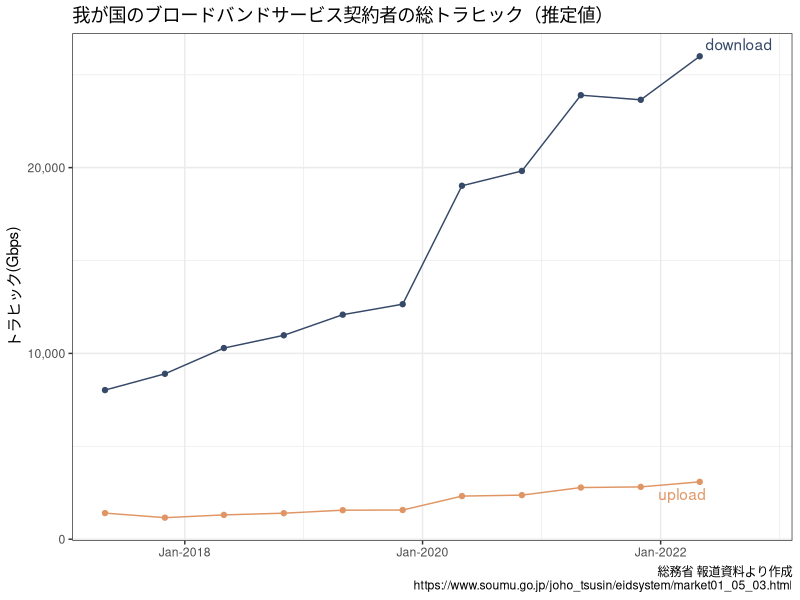
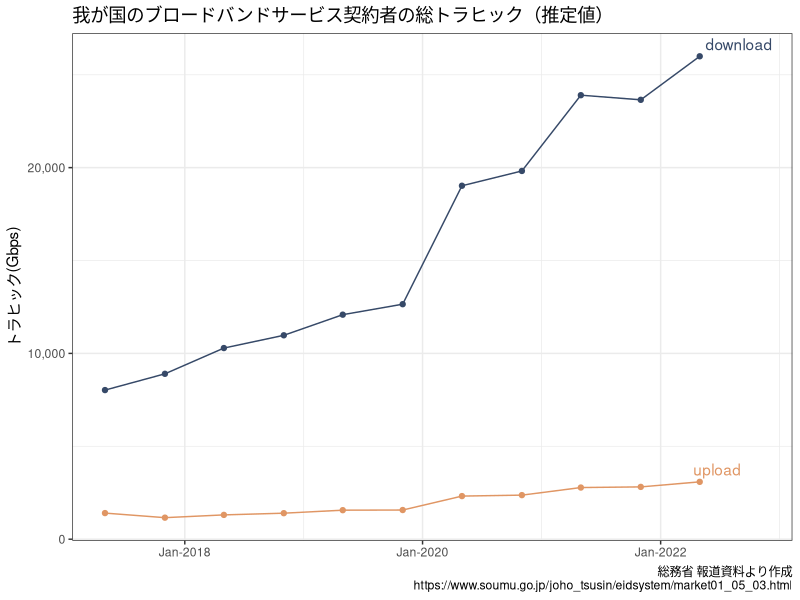

Reproduce these figures in R, in order.
library(dplyr)
library(ggplot2)
library(ggrepel)
theme_set(theme_bw())
# 【総務省】我が国のインターネットにおけるトラヒックの集計・試算 -----------------------------------------
# https://www.soumu.go.jp/joho_tsusin/eidsystem/market01_05_03.html
df_traffic <- 
  tibble::tibble(
  year = rep(seq.int(2017, 2022), each = 2),
  month = rep(c(5, 11), times = 6),
  upload = c(1406, 1160, 1309, 1401, 1563, 1571, 2321, 2373, 2781, 2816, 3088, NA_real_),
  download = c(8027, 8903, 10289, 10976, 12086, 12650, 19025, 19821, 23899, 23650, 25993, NA_real_)) |> 
  tidyr::pivot_longer(cols = c(upload, download),
                      names_to = "type",
                      values_to = "traffic") |> 
  transmute(ymd = lubridate::make_date(year, month),
            type,
            traffic)

df_traffic |> 
  ggplot() +
  aes(ymd, traffic, color = type, group = type) +
  geom_point(show.legend = FALSE) +
  geom_line(show.legend = FALSE) +
  geom_text_repel(data = subset(df_traffic, ymd == "2022-05-01"),
                  aes(label = type),
                  show.legend = FALSE) +
  scale_color_manual(values = c("#364968", "#e09664")) +
  scale_x_date(date_labels = "%b-%Y") +
  scale_y_continuous(labels = scales::comma) +
  xlab(NULL) +
  ylab("トラヒック(Gbps)") +
  labs(title = "我が国のブロードバンドサービス契約者の総トラヒック（推定値）",
       caption = "総務省 報道資料より作成\nhttps://www.soumu.go.jp/joho_tsusin/eidsystem/market01_05_03.html")

ggsave(filename = here::here("images/我が国のブロードバンドサービス契約者の総トラヒック_推定量.png"), 
       last_plot(),
       width = 7,
       height = 4)
